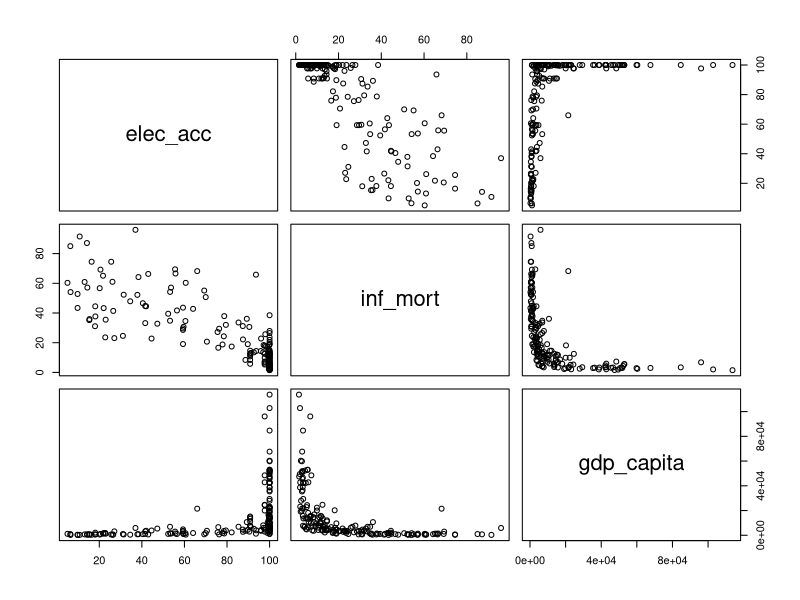
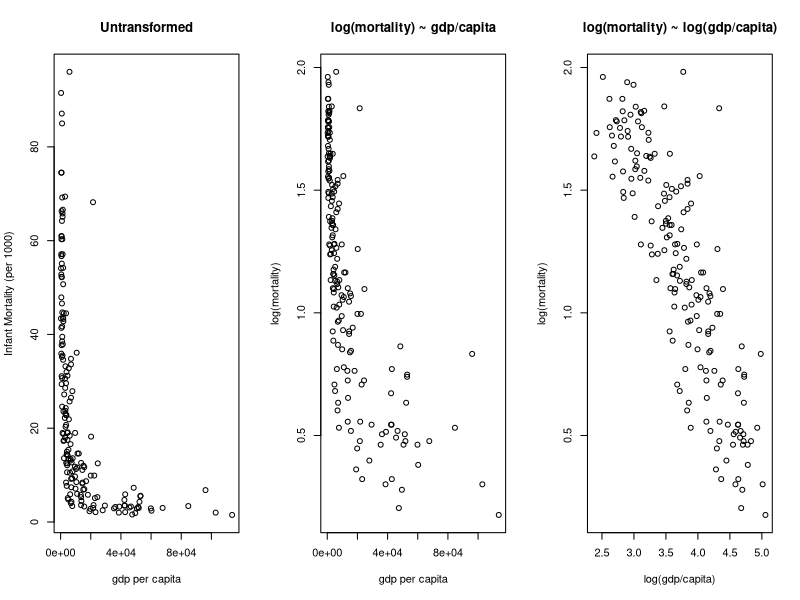
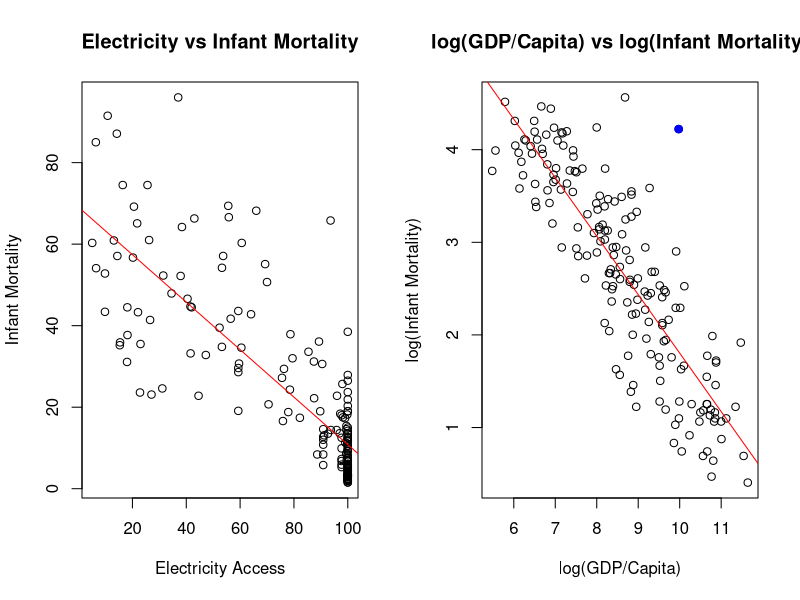

These figures' R source, in order:
## ---- chunk 1
knitr::opts_chunk$set(echo = TRUE)
## ---- chunk 2
wb.data <- read.csv("world_bank_data.csv")
head(wb.data)
## ---- chunk 3
pairs(wb.data[, -1])
## ---- chunk 4
# using the par(mfrow = c(r, c)) puts multiple 
# plots together. The plots are arranged so 
# that there are r rows and c columns

par(mfrow = c(1,3))

# first argument is the X variable, second argument is the Y variable
# main specifies the title, xlab specifies the x axis label 
# and ylab specifies the y axis label
plot(wb.data$gdp_capita, wb.data$inf_mort, main = "Untransformed",
     xlab = "gdp per capita", ylab = "Infant Mortality (per 1000)")

plot(wb.data$gdp_capita, log(wb.data$inf_mort,10),
     main = "log(mortality) ~ gdp/capita",
     xlab = "gdp per capita", ylab = "log(mortality)")

plot(log(wb.data$gdp_capita, 10), log(wb.data$inf_mort, 10),
     main = "log(mortality) ~ log(gdp/capita)",
     xlab = "log(gdp/capita)", ylab = "log(mortality)")

## ---- chunk 5
# regression with electricity as X variable
# note that since we specify the data frame, we can directly use
# the variable names in the formulat
# alternatively, we could have used
# lm(wb.data$inf_mort ~ wb.data$elec_acc)
elec.reg <- lm(inf_mort ~ elec_acc, data = wb.data)

summary(elec.reg)

# regression with electricity as X variable
gdp.reg <- lm(log(inf_mort) ~ log(gdp_capita), data = wb.data)

summary(gdp.reg)
## ---- chunk 6
ss.total <- sum((wb.data$inf_mort - mean(wb.data$inf_mort))^2)

# Get the estimated coefficients from the regression
# elec.reg$coeff gets a vector the regression coefficients
# The first element is the y intercept, and the second element is the slope
a.hat <- elec.reg$coeff[1]
b.hat <- elec.reg$coeff[2]
inf_mort.hat <- a.hat + b.hat * wb.data$elec_acc

# Calculate SS_regression
ss.regression <- sum((inf_mort.hat - mean(wb.data$inf_mort))^2)

# Calculate SS_error
ss.error <- sum((inf_mort.hat - wb.data$inf_mort)^2)

# Check that ss.regression + ss.error = ss.total
ss.regression + ss.error
ss.total

# r^2 the long way
ss.regression / ss.total

# r^2 the short way
cor(wb.data$inf_mort, wb.data$elec_acc)^2
## ---- chunk 7
# residuals
resid <- elec.reg$residuals

# Predicted values (also called fitted values)
predicted <- elec.reg$fitted.values

## ---- chunk 8
par(mfrow = c(1,2))
plot(wb.data$elec_acc, wb.data$inf_mort,
     main = "Electricity vs Infant Mortality",
     xlab = "Electricity Access",
     ylab = "Infant Mortality")
abline(a = elec.reg$coeff[1], b = elec.reg$coeff[2], col = "red")

plot(log(wb.data$gdp_capita), log(wb.data$inf_mort),
     main = "log(GDP/Capita) vs log(Infant Mortality)",
     xlab = "log(GDP/Capita)",
     ylab = "log(Infant Mortality)")
abline(a = gdp.reg$coeff[1], b = gdp.reg$coeff[2], col = "red")

# the points command can plot on existing frames
# col specifies the color, and pch specifies the shape of the mark
points(log(wb.data$gdp_capita)[65], log(wb.data$inf_mort)[65], col = "blue", pch = 19)
